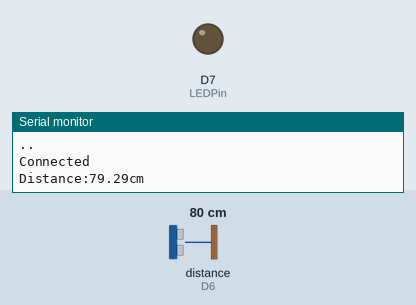
A sketch run on a simulated ESP8266 (NodeMCU). On the bench: output pins drawn as LEDs (lit = HIGH), the last lines printed to the serial monitor. Wiring (inferred from the names in the program): ultrasonic range finder: trigger D5; echo D6. Inputs (shaded band) come from the test bench; at power-on: distance to the obstacle (sensor on D6) 80 cm. The echo pulse lasts 58.3 µs per cm; WiFi joins after 1.5 s; servers stay silent unless stated; pins used as bus, display or sensor lines are not drawn.

Above: at 3.2 s.
3.3 s: distance to the obstacle (sensor on D6) set to 12 cm
7.1 s: distance to the obstacle (sensor on D6) set to 9 cm
At 9.1 s:
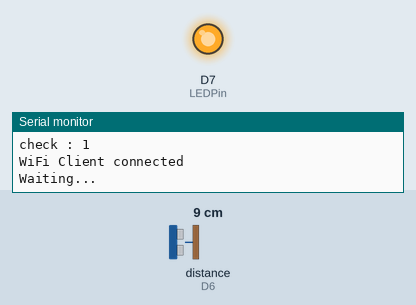
10.9 s: distance to the obstacle (sensor on D6) set to 18 cm
At 11.6 s:
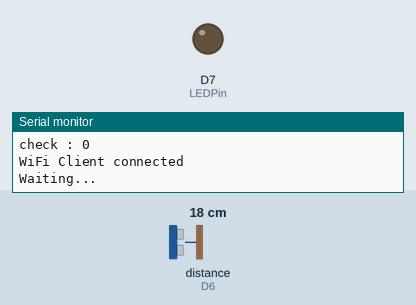
14.7 s: distance to the obstacle (sensor on D6) set to 4 cm
At 18.8 s:
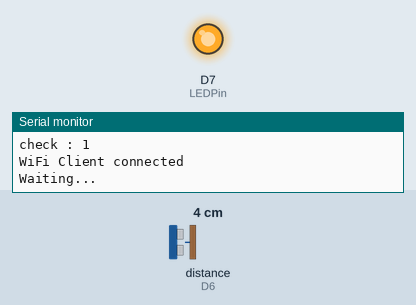
Timing chart, 0 to 19.9 s (numbered marks = the images above; inputs shaded):
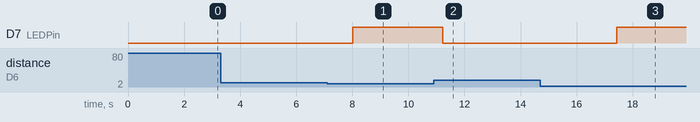

The sketch:

MARS.ino
```cpp
#include <ESP8266WiFi.h>

//서버에 전송하기 위한 초기설정
const char* server = "api.thingspeak.com";
String apiKey = "API KEY";
const char* MY_SSID = "WIFI NAME";//와이파이 이름
const char* MY_PWD = "WIFI PIN";//와이파이 비밀번호

const int trigPin = D5;
const int echoPin = D6;
const int LEDPin = D7;

int flag = 0;

void setup()
{
	Serial.begin(115200);
	delay(10);

	//와이파이 연결
	Serial.print("Connecting to " + *MY_SSID);

	WiFi.begin(MY_SSID, MY_PWD);

	while (WiFi.status() != WL_CONNECTED) {
		delay(1000);
		Serial.print(".");
	}

	Serial.println("\nConnected\n");

	pinMode(trigPin, OUTPUT);
  pinMode(echoPin, INPUT);
  pinMode(LEDPin, OUTPUT);
}

void loop(){
  double distance = WriteDistance();

  Serial.print("Distance:");
  Serial.print(distance);
  Serial.println("cm");

  if(distance > 400 || distance < 2){
    Serial.println("Error");
    distance = 2;
  }

  if(distance < 10 && flag == 0){
    flag = 1;
    digitalWrite(LEDPin, HIGH);//LED ON
    ServerUpload(flag);
  }
  else if(distance < 10 && flag == 1){
    flag = 1;
    digitalWrite(LEDPin, HIGH);//LED ON
  }
  else if(distance >= 10 && flag == 1){
    flag = 0;
    digitalWrite(LEDPin, LOW);//LED OFF
    ServerUpload(flag);
  }
  else {
    flag = 0;
    digitalWrite(LEDPin, LOW);//LED OFF
  }

  delay(3000);
}

double WriteDistance(){
  double duration, distance;

  digitalWrite(trigPin, LOW);
  delayMicroseconds(2);
  digitalWrite(trigPin, HIGH);
  delayMicroseconds(10);
  digitalWrite(trigPin, LOW);

  duration = pulseIn(echoPin, HIGH);

  distance = duration * 0.034 / 2;

  return distance;
}

void ServerUpload(int check)
{
  WiFiClient client;//Wifi 연결

  Serial.println("check : " + String(check));
  if (client.connect(server, 80)) { // 서버에 전송
    Serial.println("WiFi Client connected");

    String postStr = apiKey;
    postStr += "&field1=";
    postStr += String(check);
    postStr += "\r\n\r\n";

    client.print("POST /update HTTP/1.1\n");
    client.print("Host: api.thingspeak.com\n");
    client.print("Connection: close\n");
    client.print("X-THINGSPEAKAPIKEY: " + apiKey + "\n");
    client.print("Content-Type: application/x-www-form-urlencoded\n");
    client.print("Content-Length: ");
    client.print(postStr.length());
    client.print("\n\n");
    client.print(postStr);
  }
  Serial.print("Waiting...\n\n\n");
  client.stop();
}
```

Measured:
- the behaviour switches between 11 and 10 cm on distance to the obstacle (sensor on D6) (found by bisection; images 0 and 1)
- after the input at 7.1 s, D7 (LEDPin): LOW → HIGH after 0.92 s
- after the input at 10.9 s, D7 (LEDPin): HIGH → LOW after 0.32 s
- after the input at 14.7 s, D7 (LEDPin): LOW → HIGH after 2.7 s
